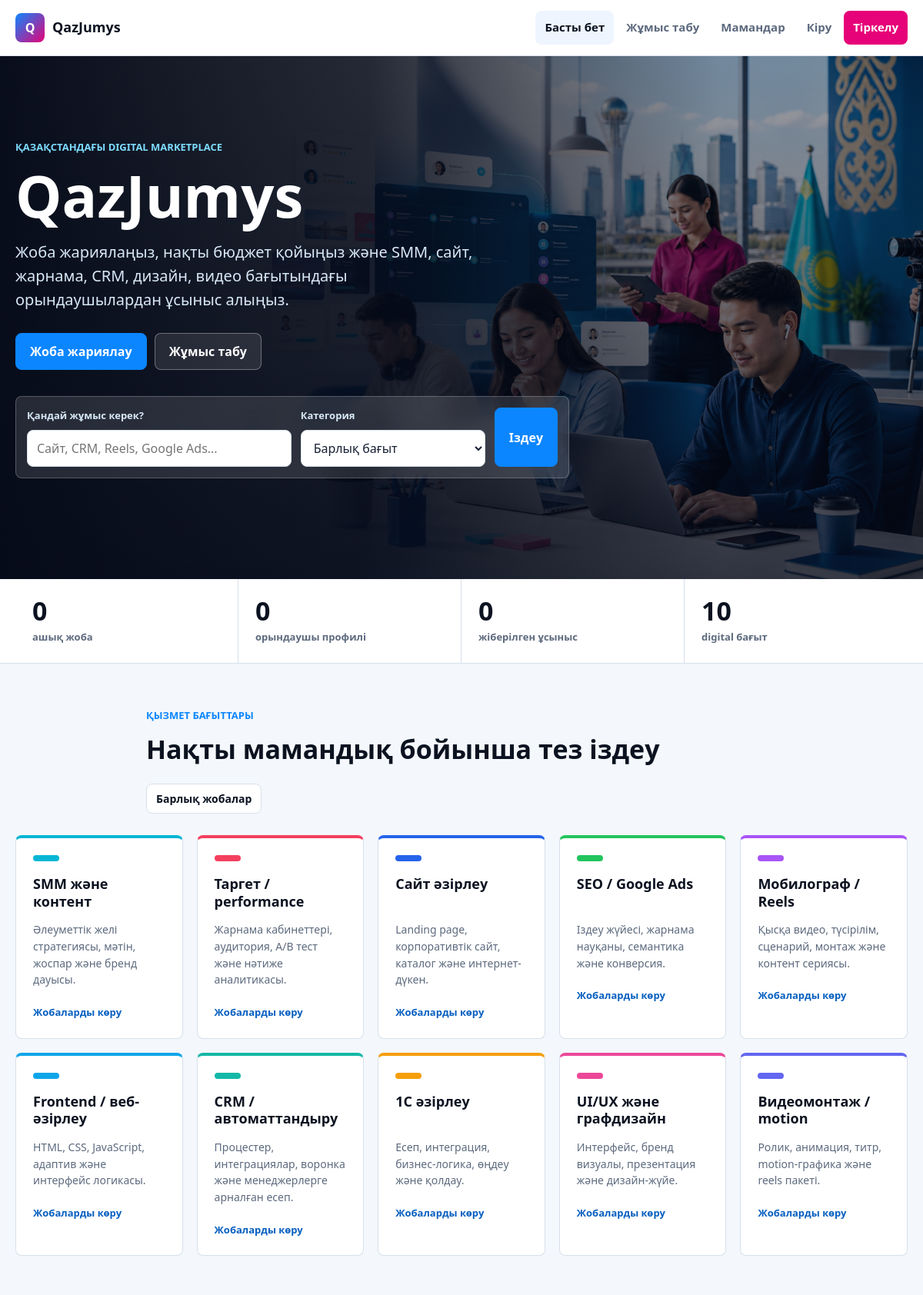
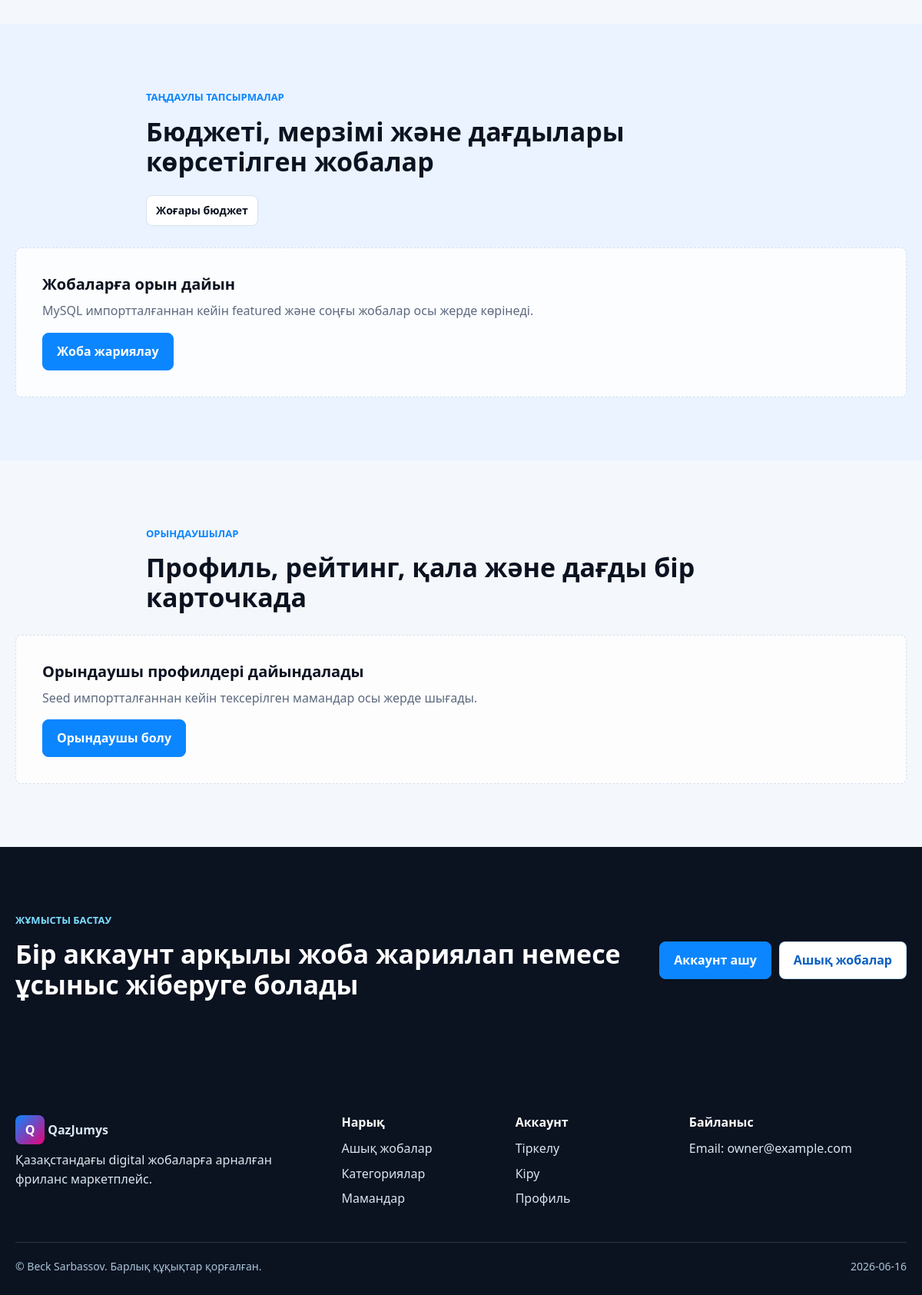
The page / on the database its author committed (2 pictures, top to bottom).
### tables this page shows
CREATE TABLE IF NOT EXISTS categories (
    id BIGINT UNSIGNED AUTO_INCREMENT PRIMARY KEY,
    slug VARCHAR(80) NOT NULL UNIQUE,
    name VARCHAR(140) NOT NULL,
    description VARCHAR(255) NOT NULL,
    accent_color CHAR(7) NOT NULL DEFAULT '#06b6d4',
    sort_order INT UNSIGNED NOT NULL DEFAULT 100,
    is_active TINYINT(1) NOT NULL DEFAULT 1,
    created_at DATETIME NOT NULL,
    updated_at DATETIME NOT NULL,
    INDEX idx_categories_active_sort (is_active, sort_order)
);

### public/index.php (called while the page is built, shortened)
<?php
$config = require dirname(__DIR__) . DIRECTORY_SEPARATOR . 'app' . DIRECTORY_SEPARATOR . 'bootstrap.php';
$page = preg_replace('/[^a-z0-9-]/', '', (string) ($_GET['page'] ?? 'home')) ?: 'home';
$user = Auth::user();
$dbReady = false;
$dbNotice = null;
$categories = CategoryRepository::fallback();
$projects = [];
$featuredProjects = [];
$topFreelancers = [];
$recommendedProjects = [];
$marketplaceStats = [
    'open_projects' => 0,
    'proposals' => 0,
    'freelancers' => 0,
    'categories' => count($categories),
];
$projectFilters = [
    'category_id' => $_GET['category_id'] ?? null,
    'q' => trim((string) ($_GET['q'] ?? '')),
    'project_type' => $_GET['project_type'] ?? '',
    'experience_level' => $_GET['experience_level'] ?? '',
    'budget_min' => is_numeric($_GET['budget_min'] ?? null) ? (float) $_GET['budget_min'] : null,
    'budget_max' => is_numeric($_GET['budget_max'] ?? null) ? (float) $_GET['budget_max'] : null,
    'is_remote' => isset($_GET['is_remote']) ? 1 : 0,
    'is_urgent' => isset($_GET['is_urgent']) ? 1 : 0,
    'verified_client' => isset($_GET['verified_client']) ? 1 : 0,
    'sort' => $_GET['sort'] ?? 'latest',
];
$projectsPage = max(1, (int) ($_GET['pg'] ?? 1));
$projectsPerPage = 20;
$projectsTotal = 0;
$dashboardStats = ['projects' => 0, 'proposals' => 0, 'received_proposals' => 0, 'active_work' => 0, 'open_market' => 0, 'unread_messages' => 0, 'unread_notifications' => 0, 'saved_projects' => 0, 'saved_searches' => 0, 'portfolio_items' => 0, 'pending_reviews' => 0];
$profile = $user;
$myProjects = [];
$myProposals = [];
$receivedProposals = [];
$savedProjectIds = [];
$savedProjects = [];
$savedSearches = [];
$milestones = [];
$pendingReviews = [];
$reviewsReceived = [];
$portfolioItems = [];
$verificationRequest = null;
$recentMessages = [];
$recentFiles = [];
$recentComplaints = [];
$notifications = [];
try {
    $pdo = Database::connection($config['database']);
    $dbReady = true;
    $categoryRepository = new CategoryRepository($pdo);
    $projectRepository = new ProjectRepository($pdo);
    $userRepository = new UserRepository($pdo);
    $categories = $categoryRepository->all();
    $marketplaceStats = $projectRepository->marketplaceStats();
    if ($page === 'home') {
        $projects = $projectRepository->latestOpen(6);
        $featuredProjects = $projectRepository->featuredOpen(3);
        $topFreelancers = $userRepository->topFreelancers(4);
    }
} catch (Throwable $exception) {
    app_log('index.php page load failed: page=' . $page, $exception);
    $dbNotice = 'MySQL баптауы аяқталмаған. .env файлын жасап, database/schema.sql және database/seed.sql импорттаңыз.';
}
$routes = [
    'home' => ['view' => 'home', 'title' => 'Қазақстан фриланс порталы'],
    'register' => ['view' => 'auth-register', 'title' => 'Тіркелу'],
    'login' => ['view' => 'auth-login', 'title' => 'Кіру'],
    'projects' => ['view' => 'projects', 'title' => 'Жобалар'],
    'project-create' => ['view' => 'project-create', 'title' => 'Жоба жариялау'],
    'dashboard' => ['view' => 'dashboard', 'title' => 'Жеке кабинет'],
    'profile' => ['view' => 'profile', 'title' => 'Профиль'],
];
$route = $routes[$page] ?? $routes['home'];
render_view($route['view'], [
    'pageTitle' => $route['title'],
    'config' => $config,
    'user' => $user,
    'dbReady' => $dbReady,
    'dbNotice' => $dbNotice,
    'categories' => $categories,
    'projects' => $projects,
    'featuredProjects' => $featuredProjects,
    'topFreelancers' => $topFreelancers,
    'recommendedProjects' => $recommendedProjects,
    'marketplaceStats' => $marketplaceStats,
    'projectFilters' => $projectFilters,
    'projectsTotal' => $projectsTotal,
    'projectsPage' => $projectsPage,
    'projectsPerPage' => $projectsPerPage,
    'dashboardStats' => $dashboardStats,
    'profile' => $profile,
    'myProjects' => $myProjects,
    'myProposals' => $myProposals,
    'receivedProposals' => $receivedProposals,
    'savedProjectIds' => $savedProjectIds,
    'savedProjects' => $savedProjects,
    'savedSearches' => $savedSearches,
    'milestones' => $milestones,
    'pendingReviews' => $pendingReviews,
    'reviewsReceived' => $reviewsReceived,
    'portfolioItems' => $portfolioItems,
    'verificationRequest' => $verificationRequest,
    'recentMessages' => $recentMessages,
    'recentFiles' => $recentFiles,
    'recentComplaints' => $recentComplaints,
    'notifications' => $notifications,
]);

### app/Core/Auth.php (called while the page is built, shortened)
<?php
final class Auth
{
    public static function user(): ?array
    {
        return $_SESSION['user'] ?? null;
    }
}

### app/Repositories/ProjectRepository.php (called while the page is built, shortened)
<?php
final class ProjectRepository
{
    public function marketplaceStats(): array
    {
        $statement = $this->pdo->query(
            'SELECT
                (SELECT COUNT(*) FROM projects WHERE status = "open") AS open_projects,
                (SELECT COUNT(*) FROM proposals) AS proposals,
                (SELECT COUNT(*) FROM users WHERE role <> "owner" AND status = "active") AS freelancers,
                (SELECT COUNT(*) FROM categories WHERE is_active = 1) AS categories'
        );
        $stats = $statement->fetch() ?: [];
        return [
            'open_projects' => (int) ($stats['open_projects'] ?? 0),
            'proposals' => (int) ($stats['proposals'] ?? 0),
            'freelancers' => (int) ($stats['freelancers'] ?? 0),
            'categories' => (int) ($stats['categories'] ?? 0),
        ];
    }
}

### app/Repositories/CategoryRepository.php (called while the page is built, shortened)
<?php
final class CategoryRepository
{
    public function all(): array
    {
        $statement = $this->pdo->query('SELECT id, slug, name, description, accent_color FROM categories WHERE is_active = 1 ORDER BY sort_order, name');
        return $statement->fetchAll();
    }
}

### app/Views/home.php (the view, shortened to what this page needs)
<?php
$stats = $marketplaceStats ?? ['open_projects' => 0, 'proposals' => 0, 'freelancers' => 0, 'categories' => count($categories)];
$highlightedProjects = !empty($featuredProjects) ? $featuredProjects : $projects;
?>
<section class="hero">
    <div class="hero-media" aria-hidden="true">
        <img src="<?= e(asset('img/hero-marketplace.png')) ?>" alt="">
    </div>
    <div class="container hero-grid">
        <div class="hero-copy">
            <span class="eyebrow">Қазақстандағы digital marketplace</span>
            <h1>QazJumys</h1>
            <p>Жоба жариялаңыз, нақты бюджет қойыңыз және SMM, сайт, жарнама, CRM, дизайн, видео бағытындағы орындаушылардан ұсыныс алыңыз.</p>
            <div class="hero-actions">
                <a class="btn btn-primary" href="<?= e($user ? url_for('project-create') : url_for('register')) ?>">Жоба жариялау</a>
                <a class="btn btn-ghost" href="<?= e(url_for('projects')) ?>">Жұмыс табу</a>
            </div>
            <form class="market-search" action="index.php" method="get">
                <label>
                    <span>Қандай жұмыс керек?</span>
                    <input type="search" name="q" placeholder="Сайт, CRM, Reels, Google Ads...">
                </label>
                <label>
                    <span>Категория</span>
                    <select name="category_id">
                        <option value="">Барлық бағыт</option>
                    </select>
                </label>
                <button class="btn btn-primary" type="submit">Іздеу</button>
            </form>
        </div>
    </div>
</section>
<section class="market-strip" aria-label="QazJumys көрсеткіштері">
    <div class="container market-strip-grid">
        <div>
            <strong><?= (int) $stats['open_projects'] ?></strong>
            <span>ашық жоба</span>
        </div>
        <div>
            <strong><?= (int) $stats['freelancers'] ?></strong>
            <span>орындаушы профилі</span>
        </div>
        <div>
            <strong><?= (int) $stats['proposals'] ?></strong>
            <span>жіберілген ұсыныс</span>
        </div>
        <div>
            <strong><?= (int) $stats['categories'] ?></strong>
            <span>digital бағыт</span>
        </div>
    </div>
</section>
<section id="categories" class="section section-tight">
    <div class="container section-heading row-heading">
        <div>
            <span class="eyebrow">Қызмет бағыттары</span>
            <h2>Нақты мамандық бойынша тез іздеу</h2>
        </div>
        <a class="btn btn-small" href="<?= e(url_for('projects')) ?>">Барлық жобалар</a>
    </div>
    <div class="container category-grid">
        <?php foreach ($categories as $category): ?>
            <a class="category-card" href="<?= e(url_for('projects', ['category_id' => $category['id']])) ?>" style="--accent: <?= e($category['accent_color'] ?? '#06b6d4') ?>">
                <span class="category-dot"></span>
                <h3><?= e($category['name']) ?></h3>
                <p><?= e($category['description']) ?></p>
                <span class="category-link">Жобаларды көру</span>
            </a>
        <?php endforeach; ?>
    </div>
</section>
<section class="section band">
    <div class="container section-heading row-heading">
        <div>
            <span class="eyebrow">Таңдаулы тапсырмалар</span>
            <h2>Бюджеті, мерзімі және дағдылары көрсетілген жобалар</h2>
        </div>
        <a class="btn btn-small" href="<?= e(url_for('projects', ['sort' => 'budget_high'])) ?>">Жоғары бюджет</a>
    </div>
    <div class="container project-grid">
        <?php if (!empty($highlightedProjects)): ?>
            <?php foreach (array_slice($highlightedProjects, 0, 3) as $project): ?>
                <article class="project-card project-card-featured">
                    <div class="project-meta">
                        <span><?= e($project['category_name']) ?></span>
                        <?php if (!empty($project['is_urgent'])): ?>
                            <span class="badge-hot">Жедел</span>
                        <?php endif; ?>
                    </div>
                    <h3><?= e($project['title']) ?></h3>
                    <p><?= e(mb_substr((string) $project['description'], 0, 150, 'UTF-8')) ?>...</p>
                    <div class="chip-row">
                        <span><?= e(project_type_label((string) $project['project_type'])) ?></span>
                        <span><?= e(experience_level_label((string) $project['experience_level'])) ?></span>
                        <span><?= (int) $project['deadline_days'] ?> күн</span>
                    </div>
                    <div class="skill-row">
                        <?php foreach (skill_chips($project['skills'] ?? '', 3) as $skill): ?>
                            <span><?= e($skill) ?></span>
                        <?php endforeach; ?>
                    </div>
                    <div class="project-footer">
                        <strong><?= e(format_money($project['budget_min'])) ?> - <?= e(format_money($project['budget_max'])) ?></strong>
                        <span><?= (int) $project['proposals_count'] ?> ұсыныс</span>
                    </div>
                </article>
            <?php endforeach; ?>
        <?php else: ?>
            <div class="empty-state">
                <h3>Жобаларға орын дайын</h3>
                <p>MySQL импортталғаннан кейін featured және соңғы жобалар осы жерде көрінеді.</p>
                <a class="btn btn-primary" href="<?= e($user ? url_for('project-create') : url_for('register')) ?>">Жоба жариялау</a>
            </div>
        <?php endif; ?>
    </div>
</section>
<section id="talent" class="section">
    <div class="container section-heading">
        <span class="eyebrow">Орындаушылар</span>
        <h2>Профиль, рейтинг, қала және дағды бір карточкада</h2>
    </div>
    <div class="container talent-grid">
        <?php if (!empty($topFreelancers)): ?>
            <?php foreach ($topFreelancers as $freelancer): ?>
                <article class="talent-card">
                    <div class="talent-top">
                        <div class="avatar small"><?= e(mb_strtoupper(mb_substr((string) $freelancer['name'], 0, 1, 'UTF-8'), 'UTF-8')) ?></div>
                        <div>
                            <h3><?= e($freelancer['name']) ?></h3>
                            <p><?= e($freelancer['city'] ?: 'Қазақстан') ?></p>
                        </div>
                    </div>
                    <p class="talent-headline"><?= e($freelancer['headline'] ?? '') ?></p>
                    <div class="talent-stats">
                        <span>★ <?= number_format((float) $freelancer['rating'], 1) ?></span>
                        <span><?= (int) $freelancer['completed_projects'] ?> жұмыс</span>
                        <span><?= e($freelancer['response_time'] ?? 'Жауап береді') ?></span>
                    </div>
                    <div class="skill-row">
                        <?php foreach (skill_chips($freelancer['skills'] ?? '', 4) as $skill): ?>
                            <span><?= e($skill) ?></span>
                        <?php endforeach; ?>
                    </div>
                    <?php if (!empty($freelancer['hourly_rate'])): ?>
                        <strong class="rate"><?= e(format_money($freelancer['hourly_rate'])) ?> / сағ</strong>
                    <?php endif; ?>
                </article>
            <?php endforeach; ?>
        <?php else: ?>
            <div class="empty-state">
                <h3>Орындаушы профилдері дайындалады</h3>
                <p>Seed импортталғаннан кейін тексерілген мамандар осы жерде шығады.</p>
                <a class="btn btn-primary" href="<?= e(url_for('register')) ?>">Орындаушы болу</a>
            </div>
        <?php endif; ?>
    </div>
</section>
<section class="section final-cta">
    <div class="container final-cta-grid">
        <div>
            <span class="eyebrow">Жұмысты бастау</span>
            <h2>Бір аккаунт арқылы жоба жариялап немесе ұсыныс жіберуге болады</h2>
        </div>
        <div class="hero-actions">
            <a class="btn btn-primary" href="<?= e(url_for('register')) ?>">Аккаунт ашу</a>
            <a class="btn btn-ghost" href="<?= e(url_for('projects')) ?>">Ашық жобалар</a>
        </div>
    </div>
</section>

### rows shown on the page
categories: name "SMM және контент", description "Әлеуметтік желі стратегиясы, мәтін, жоспар және бренд дауысы."
categories: name "Таргет / performance", description "Жарнама кабинеттері, аудитория, A/B тест және нәтиже аналитикасы."
categories: name "Сайт әзірлеу", description "Landing page, корпоративтік сайт, каталог және интернет-дүкен."
categories: name "SEO / Google Ads", description "Іздеу жүйесі, жарнама науқаны, семантика және конверсия."
categories: name "Мобилограф / Reels", description "Қысқа видео, түсірілім, сценарий, монтаж және контент сериясы."
categories: name "Frontend / веб-әзірлеу", description "HTML, CSS, JavaScript, адаптив және интерфейс логикасы."
categories: name "CRM / автоматтандыру", description "Процестер, интеграциялар, воронка және менеджерлерге арналған есеп."
categories: name "1C әзірлеу", description "Есеп, интеграция, бизнес-логика, өңдеу және қолдау."
categories: name "UI/UX және графдизайн", description "Интерфейс, бренд визуалы, презентация және дизайн-жүйе."
categories: name "Видеомонтаж / motion", description "Ролик, анимация, титр, motion-графика және reels пакеті."

### other values the page prints
$stats['open_projects'] "0"
$stats['freelancers'] "0"
$stats['proposals'] "0"
$stats['categories'] "10"
$config['app']['mail_to'] "owner@example.com"
